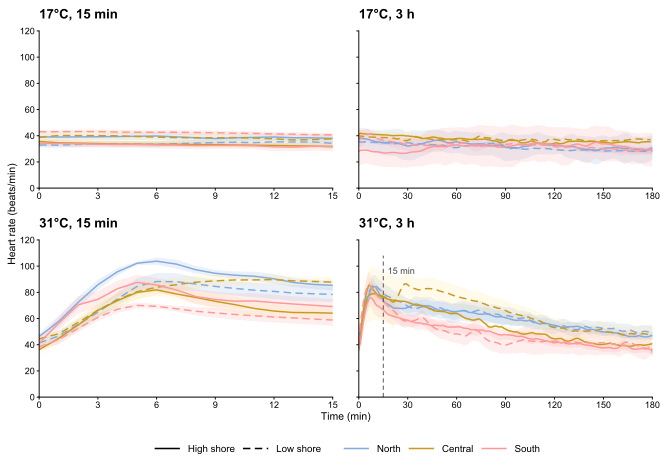

Source code (R):
# =============================================================================
# Figure S2: per-minute heart rate of the 102 sequenced individuals in each treatment, by population and shore level.
# Raw heart-rate data: Raw_heartrate_102ids.xlsx
# Input: FigureS2_per_minute_heartrate.csv
# Output: FigureS2.pdf
# =============================================================================

setwd("C:/path/to/RNAgithub/11heartrate/Formal_heartrate")
library(dplyr)
library(ggplot2)
# Read per-minute heart rate with sample information
heart <- read.csv("FigureS2_per_minute_heartrate.csv", fileEncoding = "UTF-8-BOM")
heart$population <- factor(heart$population, levels = c("North", "Central", "South"))
heart$treatment <- paste0(heart$temperature_C, " \u00B0C, ", ifelse(heart$duration_min == 15, "15 min", "3 h"))
heart$key <- paste(heart$ID, heart$temperature_C, heart$duration_min)
# Minute 0 is the calm heart rate and is not smoothed
minute0 <- heart[heart$minute == 0, ]
minute0$smoothed <- minute0$heart_rate
heart <- heart[heart$minute > 0, ]
# Smooth each individual's curve; stretches with missing values stay unsmoothed
heart$run <- ave(as.numeric(is.finite(heart$heart_rate)), heart$key, FUN = function(x) cumsum(c(1, diff(x) != 0)))
heart_15min <- heart[heart$duration_min == 15, ]
heart_3h <- heart[heart$duration_min == 180, ]
heart_15min$smoothed <- ave(heart_15min$heart_rate, heart_15min$key, heart_15min$run, FUN = function(x) if (length(x) >= 3 && all(is.finite(x))) signal::sgolayfilt(x, p = 1, n = 3) else x)
heart_3h$smoothed <- ave(heart_3h$heart_rate, heart_3h$key, heart_3h$run, FUN = function(x) if (length(x) >= 11 && all(is.finite(x))) signal::sgolayfilt(x, p = 2, n = 11) else x)
heart <- rbind(heart_15min, heart_3h)
minute0$run <- NA
heart <- rbind(minute0[, names(heart)], heart)
# Mean and SE per group and minute
heart_stats <- dplyr::summarise(dplyr::group_by(heart, treatment, population, shore_level, minute), n = sum(is.finite(smoothed)), smoothed_mean = mean(smoothed, na.rm = TRUE), smoothed_SE = sd(smoothed, na.rm = TRUE) / sqrt(n), .groups = "drop")

treatment_order <- c("17 \u00B0C, 15 min", "17 \u00B0C, 3 h", "31 \u00B0C, 15 min", "31 \u00B0C, 3 h")
heart_stats$treatment <- factor(heart_stats$treatment, levels = treatment_order)

# Plot mean +/- SE; the dashed line marks 15 min in the 31-degree, 3 h panel
fig_heart <- ggplot(heart_stats, aes(x = minute)) +
  geom_ribbon(aes(ymin = smoothed_mean - smoothed_SE, ymax = smoothed_mean + smoothed_SE, fill = population, group = interaction(population, shore_level)), alpha = 0.16) +
  geom_line(aes(y = smoothed_mean, colour = population, linetype = shore_level), linewidth = 0.5) +
  geom_segment(data = data.frame(treatment = factor("31 \u00B0C, 3 h", levels = treatment_order)), aes(x = 15, xend = 15, y = 0, yend = 108), linetype = "43", linewidth = 0.3, colour = "#444444") +
  geom_text(data = data.frame(treatment = factor("31 \u00B0C, 3 h", levels = treatment_order)), aes(x = 17.7, y = 99), label = "15 min", hjust = 0, vjust = 1, size = 6.5, size.unit = "pt", colour = "#444444") +
  facet_wrap(~ treatment, ncol = 2, scales = "free_x", axes = "all", axis.labels = "margins",
             labeller = labeller(treatment = function(x) gsub(" \u00B0C", "\u00B0C", x, fixed = TRUE))) +
  scale_x_continuous(breaks = function(limits) if (limits[2] <= 15) seq(0, 15, 3) else seq(0, 180, 30)) + scale_y_continuous(breaks = seq(0, 120, 20)) +
  coord_cartesian(ylim = c(0, 120), expand = FALSE) +
  scale_colour_manual(values = c(North = "#87aade", Central = "#C99A20", South = "#ff9999"), name = NULL) +
  scale_fill_manual(values = c(North = "#87aade", Central = "#ffe57f", South = "#ff9999"), guide = "none") +
  scale_linetype_manual(values = c(high = "solid", low = "53"), labels = c("High shore", "Low shore"), name = NULL) +
  labs(x = "Time (min)", y = "Heart rate (beats/min)") +
  theme_classic(base_size = 7) +
  theme(strip.background = element_blank(), plot.margin = margin(5.5, 12, 5.5, 5.5, unit = "pt"),
        strip.text.x = element_text(family = "Arial", size = 9.5, face = "bold",
                                    colour = "black", hjust = 0,
                                    margin = margin(t = 0, r = 0, b = 8, l = 0, unit = "pt")),
        axis.title = element_text(size = 7.5),
        axis.text = element_text(size = 6.5, colour = "black"), legend.position = "bottom", legend.text = element_text(size = 7), legend.key.width = unit(8, "mm"),
        panel.spacing.x = unit(6, "mm"), panel.spacing.y = unit(4, "mm"))
fig_heart

ggsave("FigureS2.pdf", fig_heart, width = 17, height = 12, units = "cm", device = cairo_pdf)
